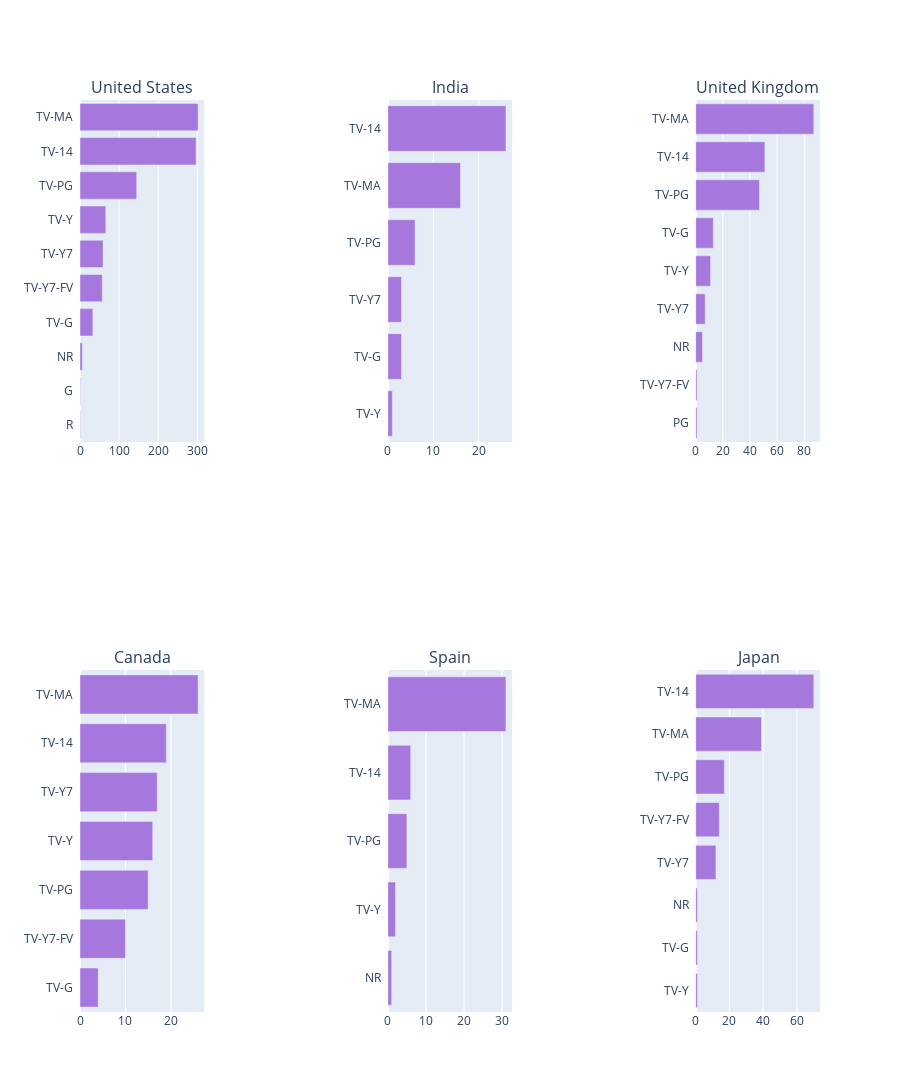

Source (notebook cell):
### Code cell
#TV SHOW RATINGS
def country_trace(country, flag = "tv_show"):
    netflix_df["from_us"] = netflix_df['country'].fillna("").apply(lambda x : 1 if country.lower() in x.lower() else 0)
    small = netflix_df[netflix_df["from_us"] == 1]
    if flag == "tv_show":
        small = small[small["season_count"] != ""]
    else:
        small = small[small["duration"] != ""]
    cast = ", ".join(small['rating'].fillna("")).split(", ")
    tags = Counter(cast).most_common(25)
    tags = [_ for _ in tags if "" != _[0]]

    labels, values = [_[0]+"  " for _ in tags], [_[1] for _ in tags]
    trace = go.Bar(y=labels[::-1], x=values[::-1], orientation="h", name="", marker=dict(color="#a678de"))
    return trace

from plotly.subplots import make_subplots
traces = []
titles = ["United States", "","India","", "United Kingdom", "Canada","", "Spain","", "Japan"]
for title in titles:
    if title != "":
        traces.append(country_trace(title))

fig = make_subplots(rows=2, cols=5, subplot_titles=titles)
fig.add_trace(traces[0], 1,1)
fig.add_trace(traces[1], 1,3)
fig.add_trace(traces[2], 1,5)
fig.add_trace(traces[3], 2,1)
fig.add_trace(traces[4], 2,3)
fig.add_trace(traces[5], 2,5)

fig.update_layout(height=1200, showlegend=False)
fig.show()

### Figure 1 — Plotly figure (JSON) as saved in the notebook; plotly's stock layout.template omitted (floating-point values rounded to 4 significant figures)
{"data": [{"marker": {"color": "#a678de"}, "name": "", "orientation": "h", "type": "bar", "x": [1, 1, 6, 33, 57, 59, 66, 145, 297, 302], "xaxis": "x", "y": ["R  ", "G  ", "NR  ", "TV-G  ", "TV-Y7-FV  ", "TV-Y7  ", "TV-Y  ", "TV-PG  ", "TV-14  ", "TV-MA  "], "yaxis": "y"}, {"marker": {"color": "#a678de"}, "name": "", "orientation": "h", "type": "bar", "x": [1, 3, 3, 6, 16, 26], "xaxis": "x3", "y": ["TV-Y  ", "TV-G  ", "TV-Y7  ", "TV-PG  ", "TV-MA  ", "TV-14  "], "yaxis": "y3"}, {"marker": {"color": "#a678de"}, "name": "", "orientation": "h", "type": "bar", "x": [1, 1, 5, 7, 11, 13, 47, 51, 87], "xaxis": "x5", "y": ["PG  ", "TV-Y7-FV  ", "NR  ", "TV-Y7  ", "TV-Y  ", "TV-G  ", "TV-PG  ", "TV-14  ", "TV-MA  "], "yaxis": "y5"}, {"marker": {"color": "#a678de"}, "name": "", "orientation": "h", "type": "bar", "x": [4, 10, 15, 16, 17, 19, 26], "xaxis": "x6", "y": ["TV-G  ", "TV-Y7-FV  ", "TV-PG  ", "TV-Y  ", "TV-Y7  ", "TV-14  ", "TV-MA  "], "yaxis": "y6"}, {"marker": {"color": "#a678de"}, "name": "", "orientation": "h", "type": "bar", "x": [1, 2, 5, 6, 31], "xaxis": "x8", "y": ["NR  ", "TV-Y  ", "TV-PG  ", "TV-14  ", "TV-MA  "], "yaxis": "y8"}, {"marker": {"color": "#a678de"}, "name": "", "orientation": "h", "type": "bar", "x": [1, 1, 1, 12, 14, 17, 39, 70], "xaxis": "x10", "y": ["TV-Y  ", "TV-G  ", "NR  ", "TV-Y7  ", "TV-Y7-FV  ", "TV-PG  ", "TV-MA  ", "TV-14  "], "yaxis": "y10"}], "layout": {"annotations": [{"font": {"size": 16}, "showarrow": false, "text": "United States", "x": 0.084, "xanchor": "center", "xref": "paper", "y": 1, "yanchor": "bottom", "yref": "paper"}, {"font": {"size": 16}, "showarrow": false, "text": "India", "x": 0.5, "xanchor": "center", "xref": "paper", "y": 1, "yanchor": "bottom", "yref": "paper"}, {"font": {"size": 16}, "showarrow": false, "text": "United Kingdom", "x": 0.916, "xanchor": "center", "xref": "paper", "y": 1, "yanchor": "bottom", "yref": "paper"}, {"font": {"size": 16}, "showarrow": false, "text": "Canada", "x": 0.084, "xanchor": "center", "xref": "paper", "y": 0.375, "yanchor": "bottom", "yref": "paper"}, {"font": {"size": 16}, "showarrow": false, "text": "Spain", "x": 0.5, "xanchor": "center", "xref": "paper", "y": 0.375, "yanchor": "bottom", "yref": "paper"}, {"font": {"size": 16}, "showarrow": false, "text": "Japan", "x": 0.916, "xanchor": "center", "xref": "paper", "y": 0.375, "yanchor": "bottom", "yref": "paper"}], "height": 1200, "showlegend": false, "xaxis": {"anchor": "y", "domain": [0, 0.168]}, "xaxis10": {"anchor": "y10", "domain": [0.832, 1]}, "xaxis2": {"anchor": "y2", "domain": [0.208, 0.376]}, "xaxis3": {"anchor": "y3", "domain": [0.416, 0.584]}, "xaxis4": {"anchor": "y4", "domain": [0.624, 0.792]}, "xaxis5": {"anchor": "y5", "domain": [0.832, 1]}, "xaxis6": {"anchor": "y6", "domain": [0, 0.168]}, "xaxis7": {"anchor": "y7", "domain": [0.208, 0.376]}, "xaxis8": {"anchor": "y8", "domain": [0.416, 0.584]}, "xaxis9": {"anchor": "y9", "domain": [0.624, 0.792]}, "yaxis": {"anchor": "x", "domain": [0.625, 1]}, "yaxis10": {"anchor": "x10", "domain": [0, 0.375]}, "yaxis2": {"anchor": "x2", "domain": [0.625, 1]}, "yaxis3": {"anchor": "x3", "domain": [0.625, 1]}, "yaxis4": {"anchor": "x4", "domain": [0.625, 1]}, "yaxis5": {"anchor": "x5", "domain": [0.625, 1]}, "yaxis6": {"anchor": "x6", "domain": [0, 0.375]}, "yaxis7": {"anchor": "x7", "domain": [0, 0.375]}, "yaxis8": {"anchor": "x8", "domain": [0, 0.375]}, "yaxis9": {"anchor": "x9", "domain": [0, 0.375]}}}
